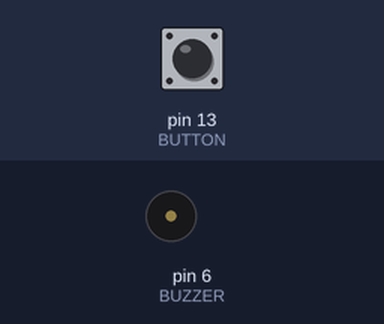
A sketch run on a simulated Arduino Uno, built with avr-gcc and run on an emulated ATmega328P. On the bench: buzzer (waves = sounding). Inputs (shaded band) come from the test bench; at power-on: pin 13 (BUTTON) LOW.

Above: at 1.2 s.
1.3 s: pin 13 (BUTTON) pulled HIGH for 0.15 s
At 1.4 s:
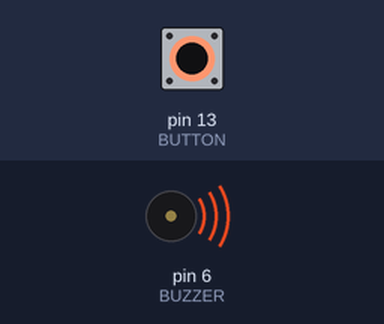
4.3 s: pin 13 (BUTTON) pulled HIGH for 1 s
At 7.1 s:
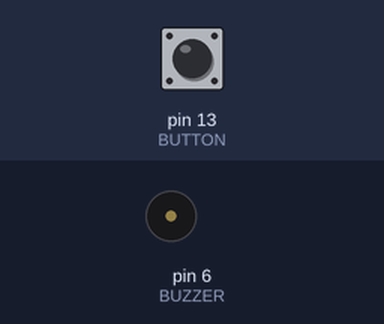
7.3 s: pin 13 (BUTTON) pulled HIGH for 3.2 s
At 7.65 s:
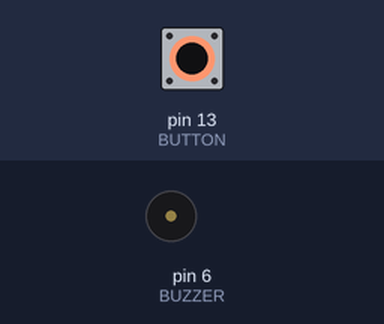
Timing chart, 0 to 13.5 s (numbered marks = the images above; inputs shaded):
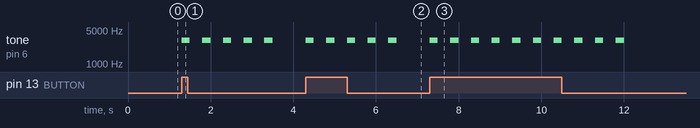

The sketch:

alarme_botao1.ino
```cpp
#define BUTTON 13
#define BUZZER 6

void setup()
{
  pinMode(BUTTON, INPUT);
  pinMode(BUZZER, OUTPUT);

}

void loop()
{
  if(digitalRead(13) == 1){
    for(int count = 0;count < 5;count++){
    	tone(BUZZER,3101,200);
      	delay(500);
    }
  }
}
```

Measured:
- after the input at 1.3 s, tone on pin 6 (BUZZER): alternates 3101 Hz for 0.20 s and silent for 0.30 s, 10 changes in all, then stays silent, starting at once
- after the input at 4.3 s, tone on pin 6 (BUZZER): alternates 3101 Hz for 0.20 s and silent for 0.30 s, 10 changes in all, then stays silent, starting at once
- after the input at 7.3 s, tone on pin 6 (BUZZER): alternates 3101 Hz for 0.20 s and silent for 0.30 s, 20 changes in all, then stays silent, starting at once
